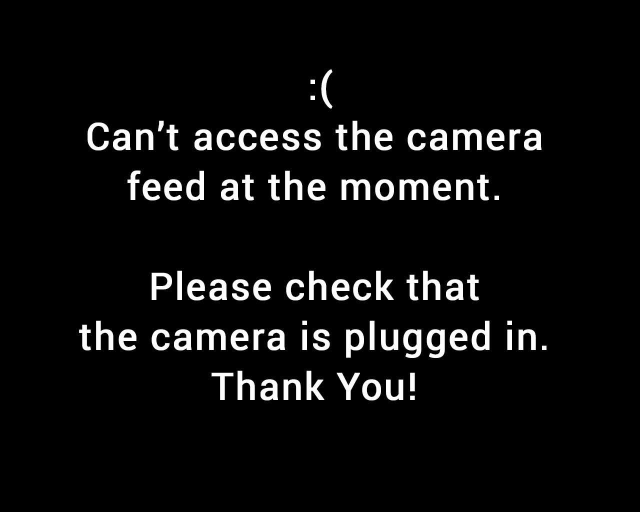
#> input picture pishow/src/no_cam.jpg, 1280 x 1024 px (shown at 1/2 size)
$ python -i looper_mog2c.py   (imports and definitions only)
#> lines starting #> are read from the running program, lines starting #| are printed output that depends on the picture; after the words box and inside, x2 and y2 are one past the last pixel; in counts of white or black regions, pixels touching at a corner belong together
#> further down, picture is the input picture: shape (1024, 1280, 3); min 0, max 255, mean 13.5
#!/usr/bin/env python

# this one works on a smaller image, also blurs it a bit before differencing
# this is smoother (less salt and pepper noise) and perhaps faster due to the
# smaller size.  more importantly this is less sensitive to camera color space
# fluctuations

import math
import cv2
import looper
import numpy

BLUR_SIZE = 11
RESIZE_FACTOR = 0.5
FGBG = cv2.createBackgroundSubtractorMOG2()

# [16 lines of commented-out code are left out]

def callback(frame):
    gray = cv2.cvtColor(frame, cv2.COLOR_BGR2GRAY)
    gray_small = cv2.resize(gray, (0, 0), fx=RESIZE_FACTOR, fy=RESIZE_FACTOR)
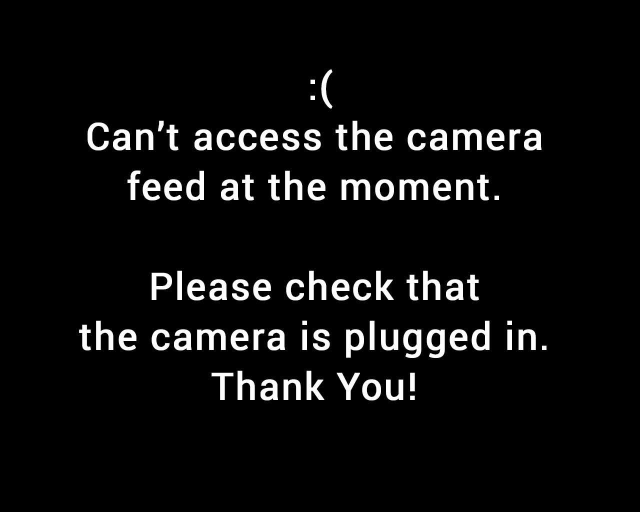
#> gray_small: shape (512, 640); min 0, max 255, mean 13.5
    gray_blurred = cv2.GaussianBlur(gray_small, (BLUR_SIZE, BLUR_SIZE), 0)
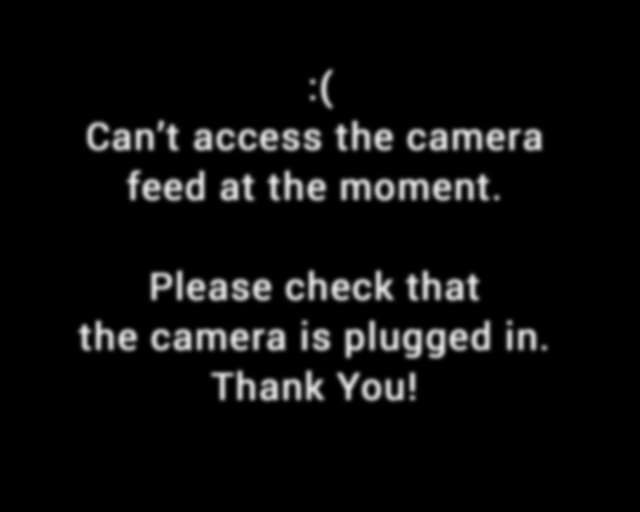
#> gray_blurred: shape (512, 640); min 0, max 228, mean 13.5
    min_val, max_val, min_loc, max_loc = cv2.minMaxLoc(gray_blurred)
#> min_val = 0; max_val = 228; min_loc = (0, 0); max_loc = (273, 181)
    gray_blurred = (gray_blurred-min_val)/(max_val-min_val)
    proc = FGBG.apply(255*gray_blurred)
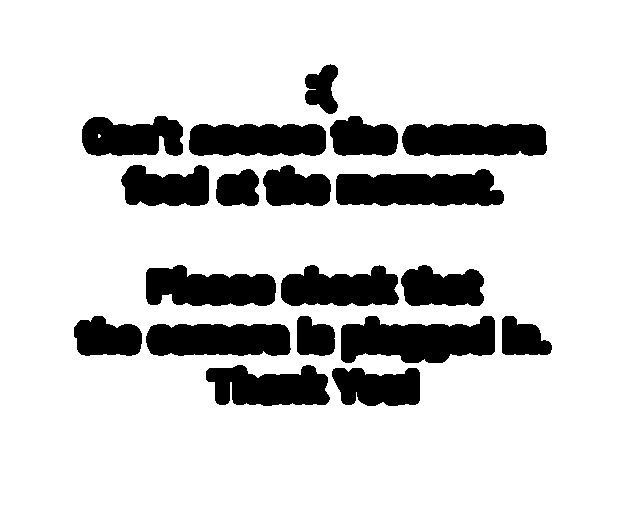
#> proc: shape (512, 640); values 127 (black) and 255 (white), 82.5% white; 19 black regions, largest, box (x1, y1, x2, y2) and area: (341, 316, 495, 363) 5344, (336, 169, 504, 206) 4958, (402, 124, 547, 156) 4266
    return cv2.resize(proc, (0, 0), fx=2.0, fy=2.0)
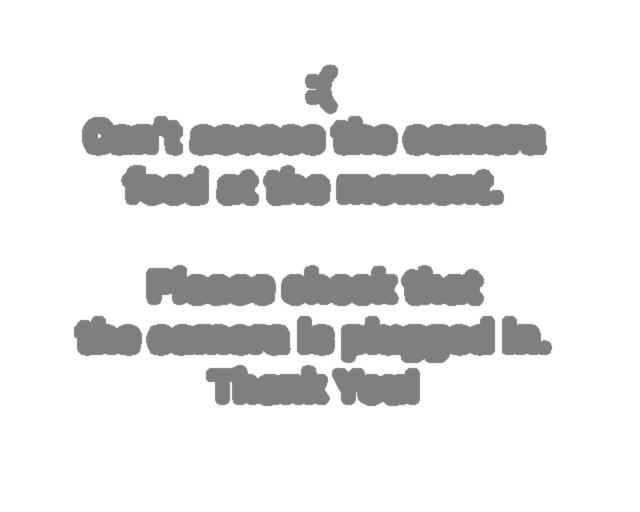
#> returned value: shape (1024, 1280) (shown at 1/2 size); min 127, max 255, mean 232.6


# [3 lines not run here, left out]

>>> import cv2
>>> picture = cv2.imread('../no_cam.jpg')
>>> result = callback(picture)

$ run again, on pishow/src/splash.jpg
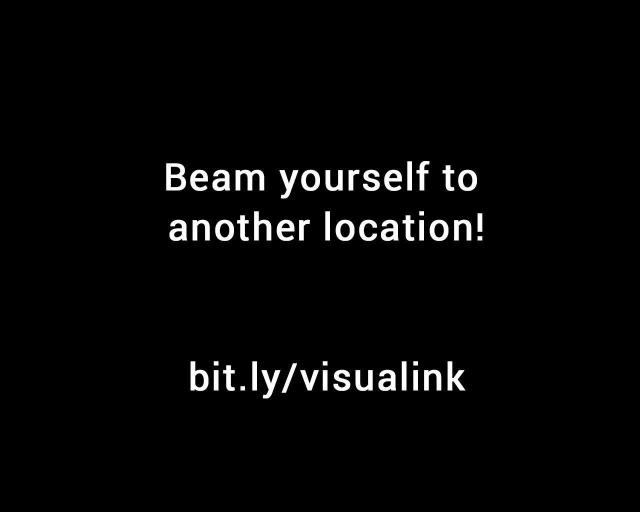
#> input picture pishow/src/splash.jpg, 1280 x 1024 px (shown at 1/2 size)
#> picture is the input picture: shape (1024, 1280, 3); min 0, max 255, mean 6.9
#> min_val = 0; max_val = 232; min_loc = (0, 0); max_loc = (289, 185)
#> in callback, `proc = FGBG.apply(255*gray_blurred)`:
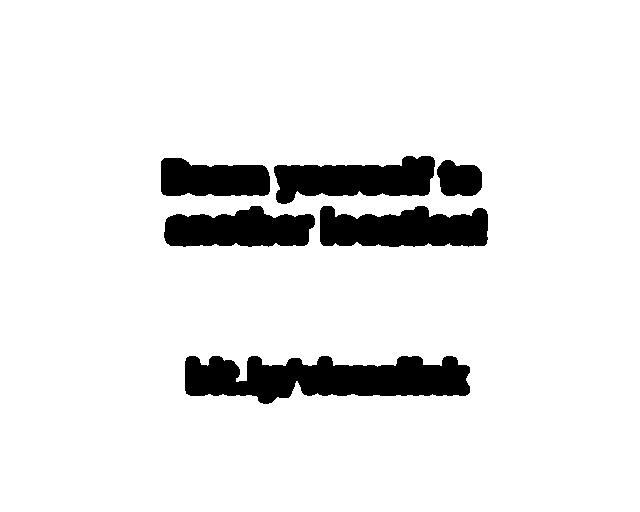
#> proc: shape (512, 640); values 127 (black) and 255 (white), 91% white; 6 black regions, box (x1, y1, x2, y2) and area: (185, 356, 470, 404) 9507, (320, 206, 488, 247) 5484, (274, 156, 435, 204) 5048, (164, 206, 315, 247) 4622, (161, 158, 270, 196) 3437, (437, 160, 482, 196) 1297
#> in callback, `return cv2.resize(proc, (0, 0), fx=2.0, fy=2.0)`:
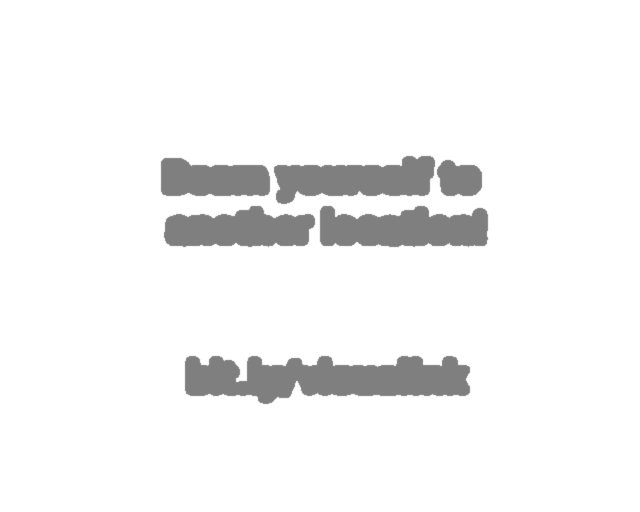
#> returned value: shape (1024, 1280) (shown at 1/2 size); min 127, max 255, mean 243.5
